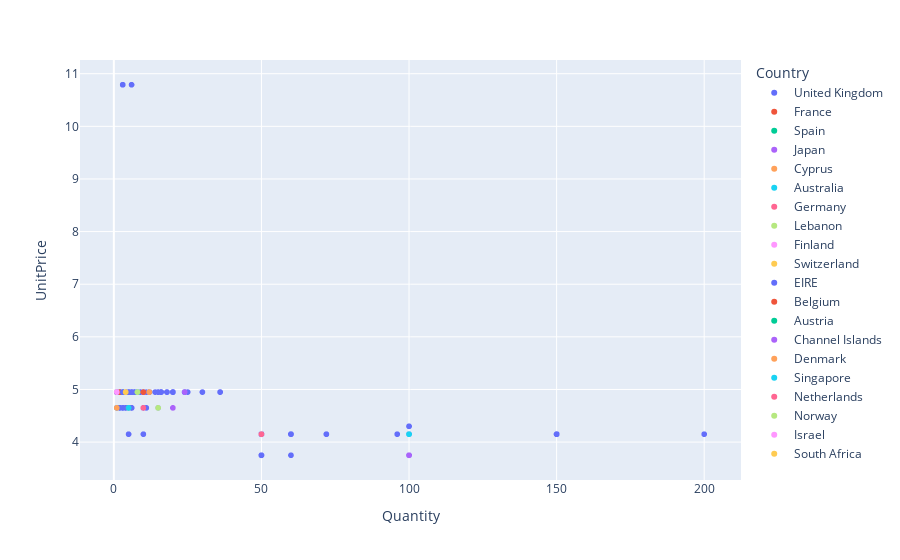

The code cell stored with this chart in its notebook:
### Markdown cell above
## 3. Create an interactive scatter plot showing the relationship between average quantity (x-axis) and average unit price (y-axis) for the product PARTY BUNTING with the plot points color-coded by country (categories).

### Code cell
data[data['Description']=='PARTY BUNTING'].plot(x='Quantity', y='UnitPrice',kind='scatter', color='Country').show()

### Figure 1 — Plotly figure (JSON) as saved in the notebook; plotly's stock layout.template omitted (floating-point values rounded to 4 significant figures; data arrays with more than 128 entries replaced by an {"elided": "..."} marker saying what was removed)
{"data": [{"hovertemplate": "Country=United Kingdom<br>Quantity=%{x}<br>UnitPrice=%{y}<extra></extra>", "legendgroup": "United Kingdom", "marker": {"color": "#636efa", "symbol": "circle"}, "mode": "markers", "name": "United Kingdom", "showlegend": true, "type": "scattergl", "x": {"elided": "1307 int values"}, "xaxis": "x", "y": {"elided": "1307 float values"}, "yaxis": "y"}, {"hovertemplate": "Country=France<br>Quantity=%{x}<br>UnitPrice=%{y}<extra></extra>", "legendgroup": "France", "marker": {"color": "#EF553B", "symbol": "circle"}, "mode": "markers", "name": "France", "showlegend": true, "type": "scattergl", "x": [5, 5, 10, 12, 2, 12, 4, 4, 4, 4, 12, 8, 4, 4, 4, 4, 4, 4, 4, 4, 4, 8], "xaxis": "x", "y": [4.65, 4.65, 4.95, 4.95, 4.95, 4.95, 4.95, 4.95, 4.95, 4.95, 4.95, 4.95, 4.95, 4.95, 4.95, 4.95, 4.95, 4.95, 4.95, 4.95, 4.95, 4.95], "yaxis": "y"}, {"hovertemplate": "Country=Spain<br>Quantity=%{x}<br>UnitPrice=%{y}<extra></extra>", "legendgroup": "Spain", "marker": {"color": "#00cc96", "symbol": "circle"}, "mode": "markers", "name": "Spain", "showlegend": true, "type": "scattergl", "x": [1, 5, 5, 8, 4, 3, 4, 8], "xaxis": "x", "y": [4.65, 4.65, 4.65, 4.95, 4.95, 4.95, 4.95, 4.95], "yaxis": "y"}, {"hovertemplate": "Country=Japan<br>Quantity=%{x}<br>UnitPrice=%{y}<extra></extra>", "legendgroup": "Japan", "marker": {"color": "#ab63fa", "symbol": "circle"}, "mode": "markers", "name": "Japan", "showlegend": true, "type": "scattergl", "x": [20, 100, 50], "xaxis": "x", "y": [4.65, 3.75, 4.15], "yaxis": "y"}, {"hovertemplate": "Country=Cyprus<br>Quantity=%{x}<br>UnitPrice=%{y}<extra></extra>", "legendgroup": "Cyprus", "marker": {"color": "#FFA15A", "symbol": "circle"}, "mode": "markers", "name": "Cyprus", "showlegend": true, "type": "scattergl", "x": [1, 5, 1], "xaxis": "x", "y": [4.65, 4.65, 4.95], "yaxis": "y"}, {"hovertemplate": "Country=Australia<br>Quantity=%{x}<br>UnitPrice=%{y}<extra></extra>", "legendgroup": "Australia", "marker": {"color": "#19d3f3", "symbol": "circle"}, "mode": "markers", "name": "Australia", "showlegend": true, "type": "scattergl", "x": [5, 4, 12, 100, 24, 8, 100, 12], "xaxis": "x", "y": [4.65, 4.95, 4.95, 4.15, 4.95, 4.95, 4.15, 4.95], "yaxis": "y"}, {"hovertemplate": "Country=Germany<br>Quantity=%{x}<br>UnitPrice=%{y}<extra></extra>", "legendgroup": "Germany", "marker": {"color": "#FF6692", "symbol": "circle"}, "mode": "markers", "name": "Germany", "showlegend": true, "type": "scattergl", "x": [10, 4, 4, 8, 8], "xaxis": "x", "y": [4.65, 4.95, 4.95, 4.95, 4.95], "yaxis": "y"}, {"hovertemplate": "Country=Lebanon<br>Quantity=%{x}<br>UnitPrice=%{y}<extra></extra>", "legendgroup": "Lebanon", "marker": {"color": "#B6E880", "symbol": "circle"}, "mode": "markers", "name": "Lebanon", "showlegend": true, "type": "scattergl", "x": [15], "xaxis": "x", "y": [4.65], "yaxis": "y"}, {"hovertemplate": "Country=Finland<br>Quantity=%{x}<br>UnitPrice=%{y}<extra></extra>", "legendgroup": "Finland", "marker": {"color": "#FF97FF", "symbol": "circle"}, "mode": "markers", "name": "Finland", "showlegend": true, "type": "scattergl", "x": [4, 8], "xaxis": "x", "y": [4.95, 4.95], "yaxis": "y"}, {"hovertemplate": "Country=Switzerland<br>Quantity=%{x}<br>UnitPrice=%{y}<extra></extra>", "legendgroup": "Switzerland", "marker": {"color": "#FECB52", "symbol": "circle"}, "mode": "markers", "name": "Switzerland", "showlegend": true, "type": "scattergl", "x": [8, 4, 12, 50, 12], "xaxis": "x", "y": [4.95, 4.95, 4.95, 4.15, 4.95], "yaxis": "y"}, {"hovertemplate": "Country=EIRE<br>Quantity=%{x}<br>UnitPrice=%{y}<extra></extra>", "legendgroup": "EIRE", "marker": {"color": "#636efa", "symbol": "circle"}, "mode": "markers", "name": "EIRE", "showlegend": true, "type": "scattergl", "x": [4, 50, 4, 8, 50, 4, 72, 4, 72, 4, 3, 4, 4, 4, 8, 4, 4, 96, 4], "xaxis": "x", "y": [4.95, 4.15, 4.95, 4.95, 4.15, 4.95, 4.15, 4.95, 4.15, 4.95, 4.95, 4.95, 4.95, 4.95, 4.95, 4.95, 4.95, 4.15, 4.95], "yaxis": "y"}, {"hovertemplate": "Country=Belgium<br>Quantity=%{x}<br>UnitPrice=%{y}<extra></extra>", "legendgroup": "Belgium", "marker": {"color": "#EF553B", "symbol": "circle"}, "mode": "markers", "name": "Belgium", "showlegend": true, "type": "scattergl", "x": [4, 4], "xaxis": "x", "y": [4.95, 4.95], "yaxis": "y"}, {"hovertemplate": "Country=Austria<br>Quantity=%{x}<br>UnitPrice=%{y}<extra></extra>", "legendgroup": "Austria", "marker": {"color": "#00cc96", "symbol": "circle"}, "mode": "markers", "name": "Austria", "showlegend": true, "type": "scattergl", "x": [8], "xaxis": "x", "y": [4.95], "yaxis": "y"}, {"hovertemplate": "Country=Channel Islands<br>Quantity=%{x}<br>UnitPrice=%{y}<extra></extra>", "legendgroup": "Channel Islands", "marker": {"color": "#ab63fa", "symbol": "circle"}, "mode": "markers", "name": "Channel Islands", "showlegend": true, "type": "scattergl", "x": [12, 4, 24], "xaxis": "x", "y": [4.95, 4.95, 4.95], "yaxis": "y"}, {"hovertemplate": "Country=Denmark<br>Quantity=%{x}<br>UnitPrice=%{y}<extra></extra>", "legendgroup": "Denmark", "marker": {"color": "#FFA15A", "symbol": "circle"}, "mode": "markers", "name": "Denmark", "showlegend": true, "type": "scattergl", "x": [12], "xaxis": "x", "y": [4.95], "yaxis": "y"}, {"hovertemplate": "Country=Singapore<br>Quantity=%{x}<br>UnitPrice=%{y}<extra></extra>", "legendgroup": "Singapore", "marker": {"color": "#19d3f3", "symbol": "circle"}, "mode": "markers", "name": "Singapore", "showlegend": true, "type": "scattergl", "x": [8], "xaxis": "x", "y": [4.95], "yaxis": "y"}, {"hovertemplate": "Country=Netherlands<br>Quantity=%{x}<br>UnitPrice=%{y}<extra></extra>", "legendgroup": "Netherlands", "marker": {"color": "#FF6692", "symbol": "circle"}, "mode": "markers", "name": "Netherlands", "showlegend": true, "type": "scattergl", "x": [50], "xaxis": "x", "y": [4.15], "yaxis": "y"}, {"hovertemplate": "Country=Norway<br>Quantity=%{x}<br>UnitPrice=%{y}<extra></extra>", "legendgroup": "Norway", "marker": {"color": "#B6E880", "symbol": "circle"}, "mode": "markers", "name": "Norway", "showlegend": true, "type": "scattergl", "x": [4, 8], "xaxis": "x", "y": [4.95, 4.95], "yaxis": "y"}, {"hovertemplate": "Country=Israel<br>Quantity=%{x}<br>UnitPrice=%{y}<extra></extra>", "legendgroup": "Israel", "marker": {"color": "#FF97FF", "symbol": "circle"}, "mode": "markers", "name": "Israel", "showlegend": true, "type": "scattergl", "x": [1], "xaxis": "x", "y": [4.95], "yaxis": "y"}, {"hovertemplate": "Country=South Africa<br>Quantity=%{x}<br>UnitPrice=%{y}<extra></extra>", "legendgroup": "South Africa", "marker": {"color": "#FECB52", "symbol": "circle"}, "mode": "markers", "name": "South Africa", "showlegend": true, "type": "scattergl", "x": [4], "xaxis": "x", "y": [4.95], "yaxis": "y"}], "layout": {"legend": {"title": {"text": "Country"}, "tracegroupgap": 0}, "margin": {"t": 60}, "xaxis": {"anchor": "y", "domain": [0, 1], "title": {"text": "Quantity"}}, "yaxis": {"anchor": "x", "domain": [0, 1], "title": {"text": "UnitPrice"}}}}
